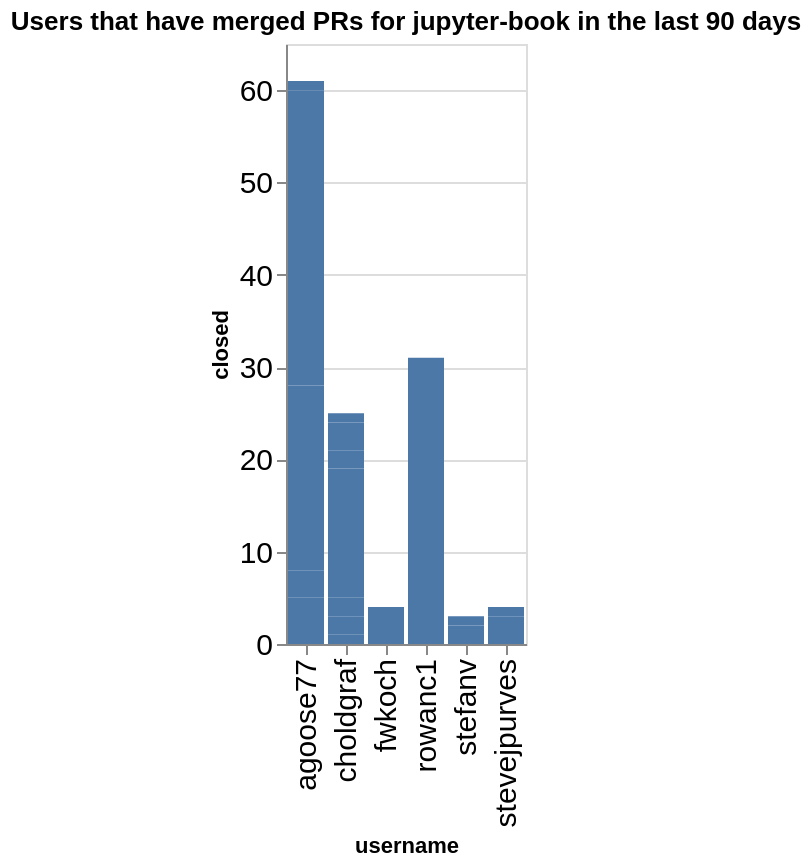

The notebook cell saved with this chart:
### Code cell
charts = []
title = f"Users that have merged PRs for {github_org} in the last {n_days} days"
ch = alt.Chart(data=closed_by_repo.replace(np.nan, 0), title=title).mark_bar().encode(
    x='username',
    y='closed',
)
ch

### Figure 1 — Vega-Lite specification as saved in the notebook (floating-point values rounded to 4 significant figures)
{"config": {"axisLeft": {"labelFontSize": 15}, "axisBottom": {"labelFontSize": 15}}, "data": {"name": "data-7f00a67242c48adccd0744ed116c05e0"}, "mark": {"type": "bar"}, "encoding": {"x": {"field": "username", "type": "nominal"}, "y": {"field": "closed", "type": "quantitative"}}, "title": "Users that have merged PRs for jupyter-book in the last 90 days", "$schema": "https://vega.github.io/schema/vega-lite/v5.20.1.json", "datasets": {"data-7f00a67242c48adccd0744ed116c05e0": [{"name": "blog", "username": "agoose77", "closed": 4}, {"name": "example-landing-pages", "username": "agoose77", "closed": 1}, {"name": "example-landing-pages", "username": "choldgraf", "closed": 1}, {"name": "jupyter-book", "username": "agoose77", "closed": 3}, {"name": "jupyter-book", "username": "choldgraf", "closed": 2}, {"name": "myst-spec", "username": "choldgraf", "closed": 1}, {"name": "myst-theme", "username": "agoose77", "closed": 20}, {"name": "myst-theme", "username": "choldgraf", "closed": 1}, {"name": "myst-theme", "username": "rowanc1", "closed": 13}, {"name": "myst-theme", "username": "stefanv", "closed": 2}, {"name": "myst-theme", "username": "stevejpurves", "closed": 3}, {"name": "mystmd", "username": "agoose77", "closed": 28}, {"name": "mystmd", "username": "choldgraf", "closed": 14}, {"name": "mystmd", "username": "fwkoch", "closed": 4}, {"name": "mystmd", "username": "rowanc1", "closed": 17}, {"name": "mystmd", "username": "stefanv", "closed": 1}, {"name": "mystmd", "username": "stevejpurves", "closed": 1}, {"name": "mystmd.org", "username": "agoose77", "closed": 4}, {"name": "mystmd.org", "username": "choldgraf", "closed": 2}, {"name": "mystmd.org", "username": "rowanc1", "closed": 1}, {"name": "team-compass", "username": "agoose77", "closed": 1}, {"name": "team-compass", "username": "choldgraf", "closed": 3}, {"name": "thebe", "username": "choldgraf", "closed": 1}]}}
